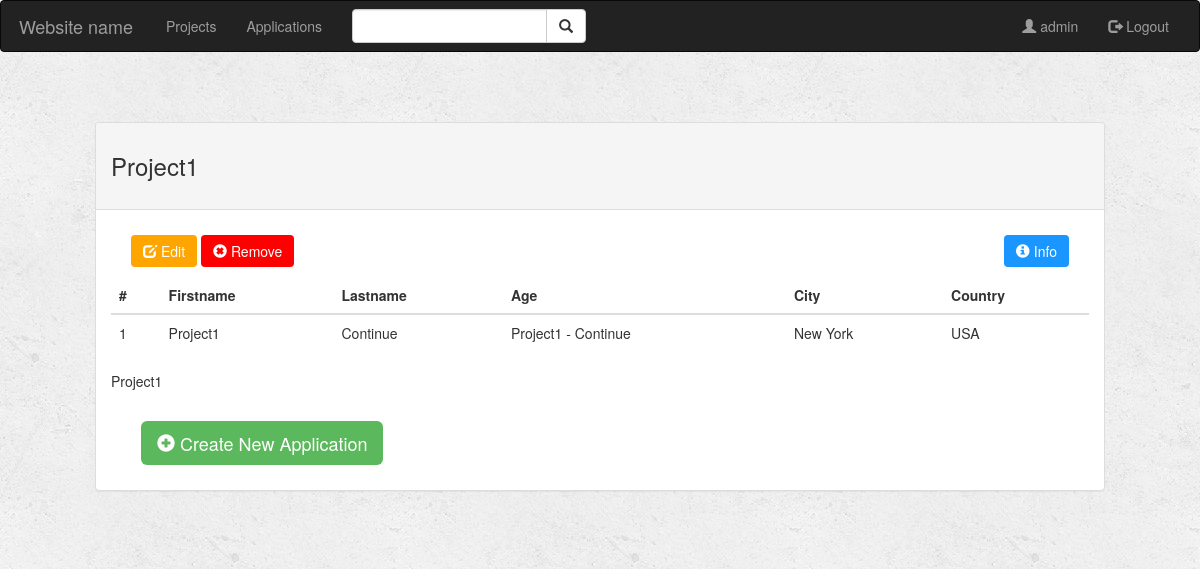
The page /project/1/ (signed in) on the database its author committed.
### project/models.py (models this page shows)
class Project(models.Model):
    user = models.ForeignKey(User, default=1, on_delete=models.SET_DEFAULT, related_name='user')
    name = models.CharField(max_length=100)
    situation = models.CharField(max_length=10)
    def __str__(self):
        return self.name + ' - ' + self.situation

### project/views.py (the view)
# urls.py: url(r'^(?P<project_id>[0-9]+)/$', views.detail, name='detail'),
def detail(request, project_id):
    if not request.user.is_authenticated:
        return render(request, 'project/login.html')
    else:
        user = request.user
        project = get_object_or_404(Project, pk=project_id)
        return render(request, 'project/detail.html', {'project': project, 'user': user})

### project/templates/project/detail.html (shortened to what this page needs)
{% extends 'project/base.html' %}
{% block body %}
{% if user.is_authenticated%}
<div class="container" style="width: 95%">
  <div class="panel panel-default" style="margin: 50px;">
    <div class="panel-heading">
      <h3>{{project.name}}<h3>
    </div>
    <div class="panel-body">
      <a href="#" class="btn btn-warning " style="background-color: orange; border: none; margin: 10px 0px 10px 20px">
        <span class="glyphicon glyphicon-edit" style="background-color: orange"></span> Edit
      </a>
      <a href="{% url 'project:delete_project' project.id %}" class="btn btn-danger "
        style="background-color: red; border: none;"
        onclick="return confirm('Are you sure you want to delete this project.')">
        <span class="glyphicon glyphicon-remove-sign" style="background-color: red"></span> Remove
      </a>
      <a href="#coll" class="btn btn-info" data-toggle="collapse"
        style="background-color:#1996ff; border: none; float:right; margin: 10px 20px 10px 0px">
        <span class="glyphicon glyphicon-info-sign" style="background-color:#1996ff"></span> Info
      </a>
      <table class="table table-hover">
        <thead>
          <tr>
            <th>#</th>
            <th>Firstname</th>
            <th>Lastname</th>
            <th>Age</th>
            <th>City</th>
            <th>Country</th>
          </tr>
        </thead>
        <tbody>
          <tr>
            <td>1</td>
            <td>{{project.name}}</td>
            <td>{{project.situation}}</td>
            <td>{{project}}</td>
            <td>New York</td>
            <td>USA</td>
          </tr>
        </tbody>
      </table>
      <div id="coll">
        <p>{{project.name}}</p>
      </div>
      <div style="margin: 30px 0px 10px 30px">
        <a href="{% url 'project:create_application' project.id %}" class="btn btn-success btn-lg" style="border:none">
          <span class="glyphicon glyphicon-plus-sign"></span> Create New Application
        </a>
      </div>
    </div>
  </div>
</div>
{% endif %}
{% endblock %}

### project/templates/project/base.html (shortened to what this page needs)
<!DOCTYPE html>
<html lang="en" dir="ltr">
<head>
  {% load staticfiles %}
  <link rel="stylesheet" href="https://maxcdn.bootstrapcdn.com/bootstrap/3.3.6/css/bootstrap.min.css">
  <link rel="stylesheet" type="text/css" href="{% static 'project/style.css' %}" />
</head>
<body>
  <nav class="navbar navbar-inverse">
    <div class="container-fluid">
      <div class="navbar-header">
        <a class="navbar-brand" style="text-align:center; width: 150px;" href="{% url 'project:index' %}">Website
          name</a>
      </div>
      <div class="collapse navbar-collapse" id="topNavBar">
        <ul class="nav navbar-nav">
          <li class=""><a href="#">Projects</a></li>
          <li><a href="#">Applications</a></li>
        </ul>
        <form class="navbar-form navbar-left" role="search" method="get" action="{% url 'project:index' %}">
          <div class="input-group">
            <input type="text" class="form-control" name="q" value="{{ request.GET.q }}">
            <div class="input-group-btn">
              <button class="btn btn-default" type="submit">
                <i class="glyphicon glyphicon-search"></i>
              </button>
            </div>
          </div>
        </form>
        <ul class="nav navbar-nav navbar-right">
          {% if user.is_authenticated %}
          <li><a href="#"><span class="glyphicon glyphicon-user"></span> {{user.username}}</a></li>
          <li><a href="http://127.0.0.1:8000/logout_user/"><span class="glyphicon glyphicon-log-out"></span> Logout</a>
          </li>
          {% else %}
          <li class="{% block register_active %}{% endblock %}"><a href="{% url 'project:register' %}"><span
                class="glyphicon glyphicon-user"></span> Register</a></li>
          <li><a href="http://127.0.0.1:8000/login_user/"><span class="glyphicon glyphicon-log-in"></span> Login</a>
          </li>
          {% endif %}
        </ul>
      </div>
    </div>
  </nav>
  {% block body %}
  {% endblock %}
</body>
</html>

### project/static/project/style.css (style rules this page uses)
body { background: white url("images/background.png"); }

### rows shown on the page
Project: name "Project1", situation "Continue", name+situation "Project1 - Continue"

### other values the page prints
{{ user.username }} "admin"
